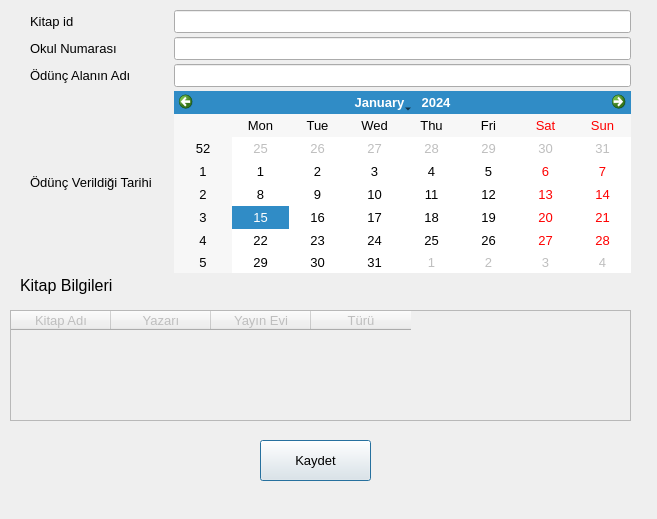
<?xml version="1.0" encoding="UTF-8"?>
<ui version="4.0">
 <class>OduncEkle</class>
 <widget class="QDialog" name="OduncEkle">
  <property name="geometry">
   <rect>
    <x>0</x>
    <y>0</y>
    <width>657</width>
    <height>519</height>
   </rect>
  </property>
  <property name="font">
   <font>
    <pointsize>10</pointsize>
   </font>
  </property>
  <property name="windowTitle">
   <string>Ödünç Kitap</string>
  </property>
  <widget class="QPushButton" name="btnKaydet">
   <property name="geometry">
    <rect>
     <x>260</x>
     <y>440</y>
     <width>111</width>
     <height>41</height>
    </rect>
   </property>
   <property name="text">
    <string>Kaydet</string>
   </property>
  </widget>
  <widget class="QWidget" name="layoutWidget">
   <property name="geometry">
    <rect>
     <x>20</x>
     <y>10</y>
     <width>621</width>
     <height>263</height>
    </rect>
   </property>
   <layout class="QGridLayout" name="gridLayout_2" rowstretch="0,0,0,0">
    <property name="leftMargin">
     <number>10</number>
    </property>
    <property name="topMargin">
     <number>0</number>
    </property>
    <property name="rightMargin">
     <number>10</number>
    </property>
    <property name="bottomMargin">
     <number>0</number>
    </property>
    <property name="horizontalSpacing">
     <number>22</number>
    </property>
    <property name="verticalSpacing">
     <number>4</number>
    </property>
    <item row="0" column="2">
     <widget class="QLineEdit" name="txtKitapid">
      <property name="sizePolicy">
       <sizepolicy hsizetype="Preferred" vsizetype="Maximum">
        <horstretch>0</horstretch>
        <verstretch>0</verstretch>
       </sizepolicy>
      </property>
     </widget>
    </item>
    <item row="2" column="2">
     <widget class="QLineEdit" name="txtOgrAdi">
      <property name="sizePolicy">
       <sizepolicy hsizetype="Preferred" vsizetype="Maximum">
        <horstretch>0</horstretch>
        <verstretch>0</verstretch>
       </sizepolicy>
      </property>
     </widget>
    </item>
    <item row="0" column="0">
     <widget class="QLabel" name="lblKitapid">
      <property name="text">
       <string>Kitap id</string>
      </property>
     </widget>
    </item>
    <item row="1" column="0">
     <widget class="QLabel" name="lblOkul">
      <property name="text">
       <string>Okul Numarası</string>
      </property>
     </widget>
    </item>
    <item row="3" column="0">
     <widget class="QLabel" name="lblVTarih">
      <property name="text">
       <string>Ödünç Verildiği Tarihi</string>
      </property>
     </widget>
    </item>
    <item row="2" column="0">
     <widget class="QLabel" name="lblOgrAdi">
      <property name="text">
       <string>Ödünç Alanın Adı</string>
      </property>
     </widget>
    </item>
    <item row="1" column="2">
     <widget class="QLineEdit" name="lineEdit">
      <property name="sizePolicy">
       <sizepolicy hsizetype="Preferred" vsizetype="Maximum">
        <horstretch>0</horstretch>
        <verstretch>0</verstretch>
       </sizepolicy>
      </property>
     </widget>
    </item>
    <item row="3" column="2">
     <widget class="QCalendarWidget" name="calendarWidget"/>
    </item>
   </layout>
  </widget>
  <widget class="QTableWidget" name="twBilgi">
   <property name="enabled">
    <bool>false</bool>
   </property>
   <property name="geometry">
    <rect>
     <x>10</x>
     <y>310</y>
     <width>621</width>
     <height>111</height>
    </rect>
   </property>
   <property name="autoFillBackground">
    <bool>false</bool>
   </property>
   <column>
    <property name="text">
     <string>Kitap Adı</string>
    </property>
   </column>
   <column>
    <property name="text">
     <string>Yazarı</string>
    </property>
   </column>
   <column>
    <property name="text">
     <string>Yayın Evi</string>
    </property>
   </column>
   <column>
    <property name="text">
     <string>Türü</string>
    </property>
   </column>
  </widget>
  <widget class="QLabel" name="lblBilgiler">
   <property name="geometry">
    <rect>
     <x>20</x>
     <y>270</y>
     <width>161</width>
     <height>31</height>
    </rect>
   </property>
   <property name="font">
    <font>
     <pointsize>12</pointsize>
    </font>
   </property>
   <property name="text">
    <string>Kitap Bilgileri</string>
   </property>
  </widget>
 </widget>
 <tabstops>
  <tabstop>txtKitapid</tabstop>
  <tabstop>lineEdit</tabstop>
  <tabstop>txtOgrAdi</tabstop>
  <tabstop>twBilgi</tabstop>
  <tabstop>btnKaydet</tabstop>
 </tabstops>
 <resources/>
 <connections>
  <connection>
   <sender>txtKitapid</sender>
   <signal>editingFinished()</signal>
   <receiver>twBilgi</receiver>
   <slot>update()</slot>
   <hints>
    <hint type="sourcelabel">
     <x>395</x>
     <y>34</y>
    </hint>
    <hint type="destinationlabel">
     <x>195</x>
     <y>276</y>
    </hint>
   </hints>
  </connection>
  <connection>
   <sender>btnKaydet</sender>
   <signal>clicked()</signal>
   <receiver>twBilgi</receiver>
   <slot>selectAll()</slot>
   <hints>
    <hint type="sourcelabel">
     <x>328</x>
     <y>373</y>
    </hint>
    <hint type="destinationlabel">
     <x>269</x>
     <y>317</y>
    </hint>
   </hints>
  </connection>
 </connections>
</ui>
